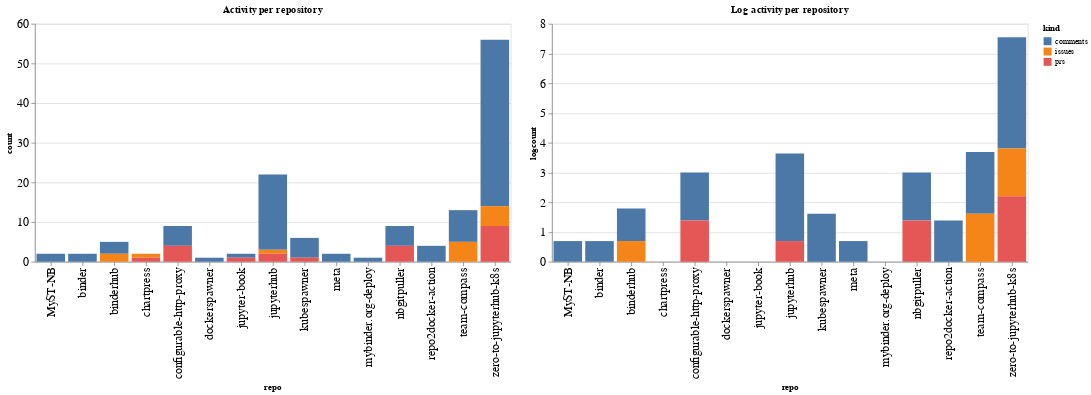

This figure's notebook cell:
### Code cell
ch1 = alt.Chart(repo_summaries, width=600, title="Activity per repository").mark_bar().encode(
    x='repo',
    y='count',
    color='kind',
    tooltip="kind"
)

ch2 = alt.Chart(repo_summaries, width=600, title="Log activity per repository").mark_bar().encode(
    x='repo',
    y='logcount',
    color='kind',
    tooltip="kind"
)

ch1 | ch2

### Figure 1 — Vega-Lite specification as saved in the notebook (floating-point values rounded to 4 significant figures)
{"config": {"axisLeft": {"labelFontSize": 15}, "axisBottom": {"labelFontSize": 15}}, "hconcat": [{"mark": "bar", "encoding": {"color": {"type": "nominal", "field": "kind"}, "tooltip": {"type": "nominal", "field": "kind"}, "x": {"type": "nominal", "field": "repo"}, "y": {"type": "quantitative", "field": "count"}}, "title": "Activity per repository", "width": 600}, {"mark": "bar", "encoding": {"color": {"type": "nominal", "field": "kind"}, "tooltip": {"type": "nominal", "field": "kind"}, "x": {"type": "nominal", "field": "repo"}, "y": {"type": "quantitative", "field": "logcount"}}, "title": "Log activity per repository", "width": 600}], "data": {"name": "data-0b86c78001ba5a85d1c8a2b6878f3031"}, "$schema": "https://vega.github.io/schema/vega-lite/v4.8.1.json", "datasets": {"data-0b86c78001ba5a85d1c8a2b6878f3031": [{"repo": "MyST-NB", "kind": "comments", "count": 2, "logcount": 0.6931}, {"repo": "binder", "kind": "comments", "count": 2, "logcount": 0.6931}, {"repo": "binderhub", "kind": "comments", "count": 3, "logcount": 1.099}, {"repo": "binderhub", "kind": "issues", "count": 2, "logcount": 0.6931}, {"repo": "chartpress", "kind": "issues", "count": 1, "logcount": 0.0}, {"repo": "chartpress", "kind": "prs", "count": 1, "logcount": 0.0}, {"repo": "configurable-http-proxy", "kind": "comments", "count": 5, "logcount": 1.609}, {"repo": "configurable-http-proxy", "kind": "prs", "count": 4, "logcount": 1.386}, {"repo": "dockerspawner", "kind": "comments", "count": 1, "logcount": 0.0}, {"repo": "jupyter-book", "kind": "comments", "count": 1, "logcount": 0.0}, {"repo": "jupyter-book", "kind": "prs", "count": 1, "logcount": 0.0}, {"repo": "jupyterhub", "kind": "comments", "count": 19, "logcount": 2.944}, {"repo": "jupyterhub", "kind": "issues", "count": 1, "logcount": 0.0}, {"repo": "jupyterhub", "kind": "prs", "count": 2, "logcount": 0.6931}, {"repo": "kubespawner", "kind": "comments", "count": 5, "logcount": 1.609}, {"repo": "kubespawner", "kind": "prs", "count": 1, "logcount": 0.0}, {"repo": "meta", "kind": "comments", "count": 2, "logcount": 0.6931}, {"repo": "mybinder.org-deploy", "kind": "comments", "count": 1, "logcount": 0.0}, {"repo": "nbgitpuller", "kind": "comments", "count": 5, "logcount": 1.609}, {"repo": "nbgitpuller", "kind": "prs", "count": 4, "logcount": 1.386}, {"repo": "repo2docker-action", "kind": "comments", "count": 4, "logcount": 1.386}, {"repo": "team-compass", "kind": "comments", "count": 8, "logcount": 2.079}, {"repo": "team-compass", "kind": "issues", "count": 5, "logcount": 1.609}, {"repo": "zero-to-jupyterhub-k8s", "kind": "comments", "count": 42, "logcount": 3.738}, {"repo": "zero-to-jupyterhub-k8s", "kind": "issues", "count": 5, "logcount": 1.609}, {"repo": "zero-to-jupyterhub-k8s", "kind": "prs", "count": 9, "logcount": 2.197}]}}
